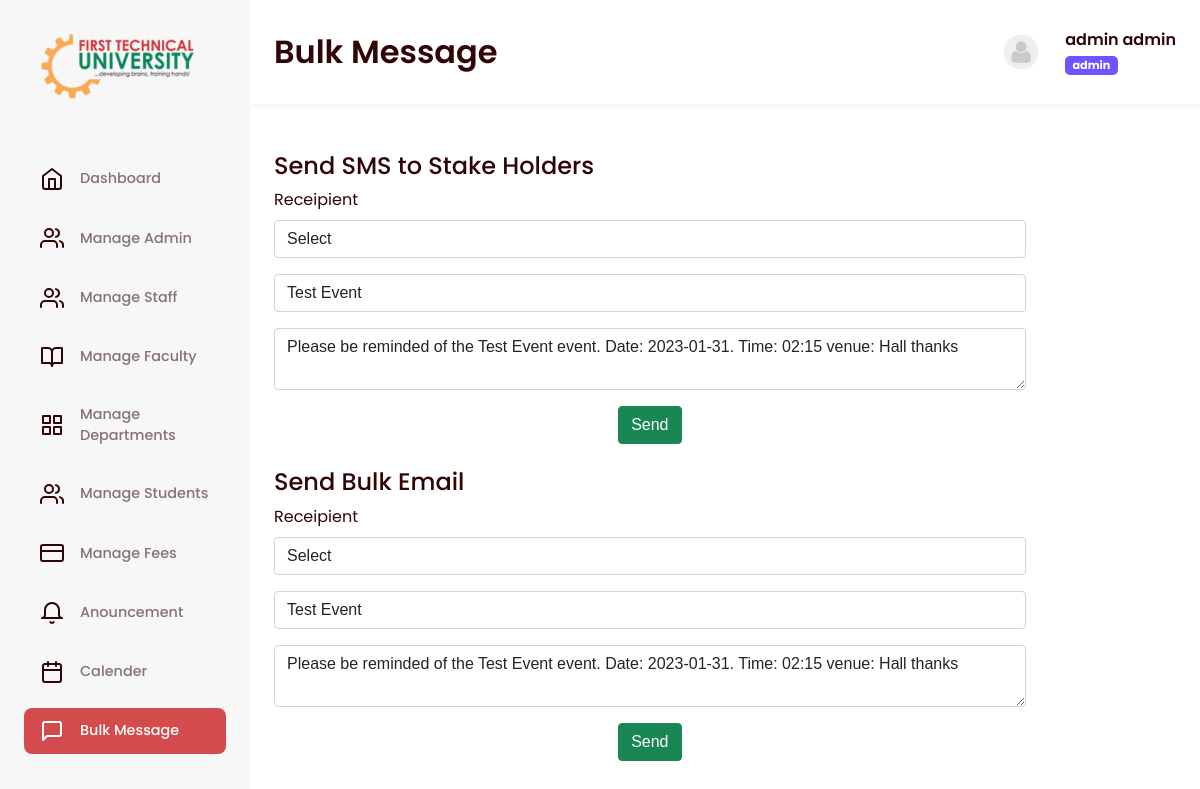
/admin/bulk_message.php?event_id=2 (signed in), run on the app's committed database.
### tables this page shows
CREATE TABLE `event` (
  `sn` int(11) NOT NULL,
  `event` varchar(200) NOT NULL,
  `date` varchar(200) NOT NULL,
  `time` varchar(200) NOT NULL,
  `venue` varchar(150) NOT NULL,
  `status` int(11) NOT NULL
);

### admin/header.php (called while the page is built, shortened)
<?php include("../conn.php") ?>
<?php session_start();
$users = $_SESSION['users'];
$s1 = mysqli_query($con, "SELECT * FROM admin where username = '$users'");
$sh1 = mysqli_fetch_array($s1);
$name1 = $sh1['fname'] . " " . $sh1['lname'];
$img = $sh1['picture'];
if ($img == "") {
    $img2 = "passport/default.png";
} else {
    $img2 = $img;
}
$role = "admin";
?>
<?php include("../extras/header.php") ?>

### admin/bulk_message.php (the view, shortened to what this page needs)
<?php
$title = "Bulk Message";
include("header.php");
?>
<div class="viewbox-content">
	<div class="content">
		<div class="col-sm-10 mb-5">
			<div class="content">
				<div class="panel-body">
					<h4>Send SMS to Stake Holders</h4>
					<?php
					if (isset($_GET['event_id'])) {
						$event_id = $_GET['event_id'];
						$event_query = mysqli_query($con, "SELECT * FROM event where sn = '$event_id' ");
						$event_result = mysqli_fetch_array($event_query);
						$event = $event_result['event'];
						$date = $event_result['date'];
						$time = $event_result['time'];
						$venue = $event_result['venue'];
						$msg = "Please be reminded of the $event event. Date: $date. Time: $time venue: $venue thanks";
					} else {
						$event = '';
						$msg = '';
					}
					?>
					<form method="POST" action="sms_send.php">
						<div class="form-group">
							<label class="form-label" for="receipient">Receipient</label>
							<select id="receipient" name="receiver" class="form-control receipient_sms">
								<option value="" selected>Select</option>
							</select>
						</div>
						<div class="form-group">
							<input type="" name="title" value="<?php echo $event ?>" class="form-control"
								placeholder="Message title" required>
						</div>
						<div class="form-group">
							<textarea class="form-control" name="body" placeholder="message body"
								required><?php echo $msg ?></textarea>
						</div>
						<p class="text-center"><button type="submit" name="send" class="btn btn-success">Send</button>
						</p>
					</form>
				</div>
				<div class="panel-body">
					<h4>Send Bulk Email</h4>
					<form method="POST" action="email_send.php">
						<div class="form-group">
							<label class="form-label" for="receipient">Receipient</label>
							<select id="receipient" name="receiver" class="form-control receipient_sms2">
								<option value="" selected>Select</option>
							</select>
						</div>
						<div class="form-group">
							<input type="" name="title" value="<?php echo $event ?>" class="form-control"
								placeholder="Message title" required>
						</div>
						<div class="form-group">
							<textarea class="form-control" name="body" placeholder="message body"
								required><?php echo $msg ?></textarea>
						</div>
						<p class="text-center"><button type="submit" name="send" class="btn btn-success">Send</button>
						</p>
					</form>
				</div>
			</div>
		</div>
	</div>
</div>
<?php include("../extras/footer.php") ?>

### extras/body.php (shortened to what this page needs)
<body>
    <main id="super-box">
        <?php include("navbar.php") ?>
        <section class="viewbox">
            <div class="viewbox-nav">
                <h1>
                    <?= $title ?>
                </h1>
                <div id="droppy" class="dropdown">
                    <div class="profile-bar dropdown-toggle" type="button" id="dropdownMenuButton1"
                        data-bs-toggle="dropdown" aria-expanded="false">
                        <div class="image">
                            <img src="<?= $img2 ?>" alt="">
                        </div>
                        <div class="content">
                            <p>
                                <?= $name1 ?>
                            </p>
                            <span class="badge bg-secondary"><?= $role ?></span>
                        </div>
                    </div>
                </div>
            </div>

### assets/css/style.css (style rules this page uses)
body { font-family: 'Poppins', sans-serif !important; color: #310405 !important; }
h1 { font-weight: 600 !important; }
p { margin-bottom: 0 !important; }
.panel-body { margin-bottom: 1.5rem; }
.form-group { margin-bottom: 1rem; }
#super-box { display: flex; align-items: flex-start; min-height: 100vh; width: 100%; overflow-x: hidden; background-color: white; position: relative; }
#super-box nav, #super-box section.viewbox { min-height: 100vh; transition: .3s; overflow: hidden; }
#super-box .viewbox { width: calc(100% - 250px); margin-left: 250px; }
.viewbox .viewbox-nav, .viewbox .viewbox-content { padding: .7rem 1.5rem; }
.viewbox .viewbox-nav { display: flex; align-items: center; box-shadow: 0px 2px 4px rgba(0, 0, 0, 0.05); }
.viewbox .viewbox-nav h1 { margin-right: auto; }
.viewbox .viewbox-nav .profile-bar { display: flex; align-content: center; }
.viewbox .viewbox-nav .profile-bar .content p { margin-bottom: .3rem; font-weight: 600; }
.viewbox .viewbox-nav .profile-bar .content span { font-size: .7rem !important; background: #6D55FF !important; border-radius: 5px; }
.viewbox .viewbox-nav .profile-bar .image { width: 40px; height: 100%; overflow: hidden; display: flex; align-items: center; justify-content: center; margin: auto 0; margin-right: 1.5rem; }
.viewbox .viewbox-nav .profile-bar .image img { width: 40px; height: 40px; border-radius: 50%; display: block; margin: 0 auto; }
#droppy .profile-bar::after { opacity: 0; display: none; }
.viewbox .viewbox-content { padding-top: 3rem; max-width: 1400px; }

### data on the page
event: title "Test Event", body "Please be reminded of the Test Event event. Date: 2023-01-31. Time: 02:15 venue: Hall thanks"

### other printed values
$item['name'] "Dashboard"
$item['name'] "Manage Admin"
$item['name'] "Manage Staff"
$item['name'] "Manage Faculty"
$item['name'] "Manage Departments"
$item['name'] "Manage Students"
$item['name'] "Manage Fees"
$item['name'] "Anouncement"
$item['name'] "Calender"
$item['name'] "Bulk Message"
$title "Bulk Message"
$name1 "admin admin"
$role "admin"
